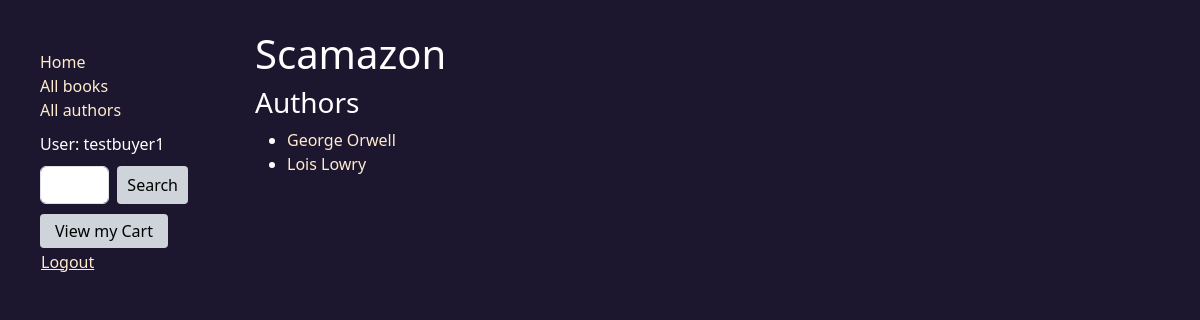
The page /browse-authors/ (signed in) on the database as committed earlier.
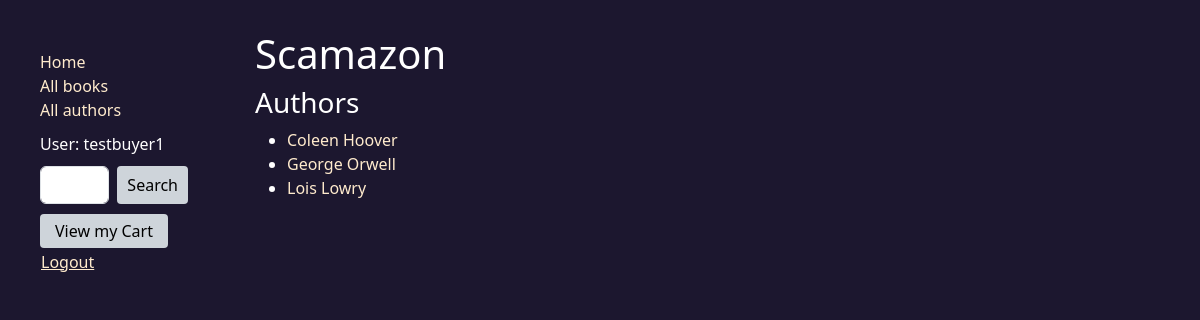
The same page on the database as committed later.
### store/models.py (models this page shows, shortened)
class Book(models.Model):
    title = models.CharField(max_length=200);
    author = models.CharField(max_length=200);
    isbn = models.CharField(max_length=13, primary_key=True);
    pages = models.IntegerField(default=0, validators = [MinValueValidator(0)]);
    rating = models.FloatField(default=0, validators = [MinValueValidator(0), MaxValueValidator(5.0)]);
    description = models.CharField(default = None, blank = True, null = True, max_length = 1500);

### store/views.py (the view)
# urls.py: path("browse-authors/", views.browse_authors, name='browse_authors'),
def browse_authors(request):
    authors = []
    temp_authors = Book.objects.order_by('author').values("author")
    for value in temp_authors:
        if value not in authors:
            authors.append(value)
    context = {
        'authors': authors,
    }
    return render(request, 'browse_authors.html', context = context)

### store/templates/browse_authors.html
{% extends "base_generic.html" %}
{% block content %}
<h1> Scamazon </h1>
<h3> Authors </h3>
<ul>
{% for author in authors %}
  <li><a href = "/author/{{author.author}}/"> {{author.author}} </a></li>
{% endfor %}
</ul>
{% endblock %}

Rows that differ between the two databases and show on the page:
added Book: author "Coleen Hoover"
